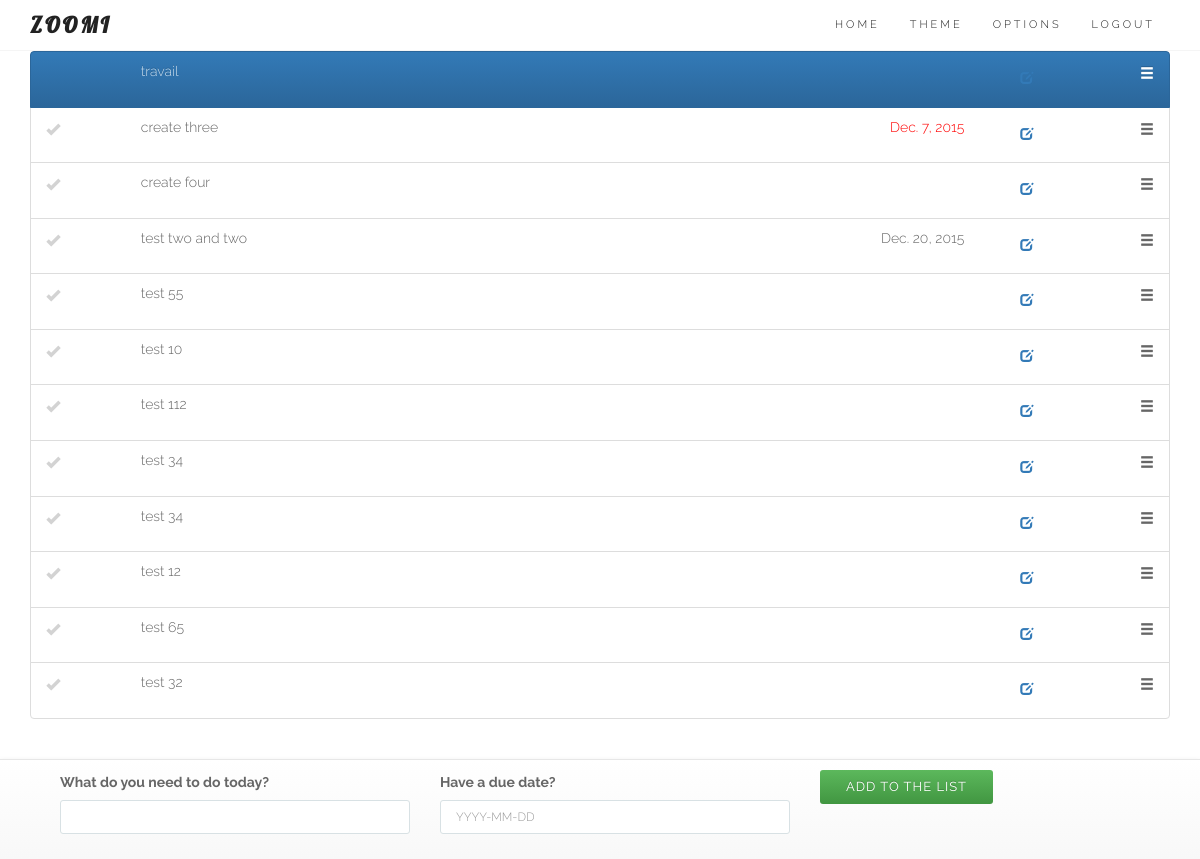
The page /bs/ (signed in) on the database as committed earlier.
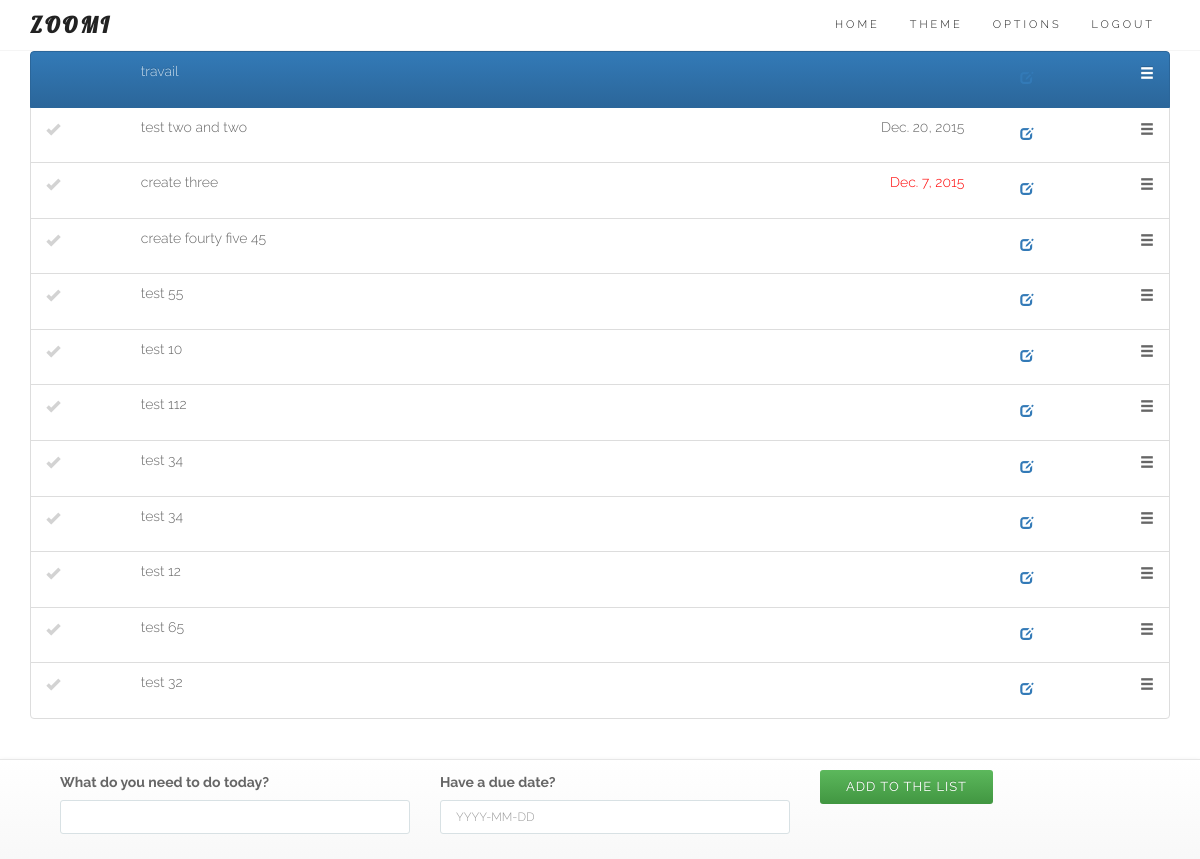
The same page on the database as committed later.
### core/models.py (models this page shows, shortened)
class Entry(models.Model):
	user = models.ForeignKey(User)
	name = models.CharField(max_length=50)
	data = models.CharField(max_length=200, blank=True)
	order = models.IntegerField(default=1000)
	duedate = models.DateField(null=True, blank=True)
	done = models.BooleanField(default=False) # 0 = to do / 1 = completed
	impediment = models.BooleanField(default=False) # 0 = No / 1 = Yes
	transfered = models.BooleanField(default=False) # 0 = No / 1 = Yes = no longer in your List
	assignees = models.ManyToManyField(User, related_name='assignees',blank=True)
	section = models.BooleanField(default=False) # 0 = No / 1 = Yes
	created_at = models.DateTimeField(auto_now_add=True)
	class Meta:
		ordering = ['order']
		verbose_name_plural = "entries"
	def __str__(self):
		return str(self.name)
	def update_modal_entry_url(self):
		return reverse (viewname="entrymodal", args=[self.id])

### core/views.py (the view, shortened to what this page needs)
# urls.py: url(r'^bs/$', login_required(coreviews.EntryListAppendViewBS.as_view()), name='entrylistBS'), # Bootstrap test
class EntryListAppendViewBS(ListAppendView):
	model = coremodels.Entry
	template_name = 'entry/listBS.html'
	context_object_name = 'entry'
	def get_queryset(self):
		return coremodels.Entry.objects.filter(Q(user=self.request.user, transfered=0) | Q(assignees=self.request.user), done=False).order_by('order')

### core/models.py
class EntryCreateForm(ModelForm):
	class Meta:
		model = Entry
		fields = ['name','duedate'] # the form on the homepage
	def __init__(self, *args, **kwargs): # current_business, as parameter (cf Creeam)
		super(EntryCreateForm, self).__init__(*args, **kwargs)
		self.fields['name'].label = "What do you need to do today?"
		self.fields['duedate'].label = "Have a due date?"
		self.fields['duedate'].widget.attrs['placeholder'] = "YYYY-MM-DD"
		self.fields['name'].widget.attrs['autofocus'] = "on"

### core/models.py (called while the page is built)
	def get(self, request, *args, **kwargs):
		self.object_list = self.get_queryset()
		allow_empty = self.get_allow_empty()
		if not allow_empty and len(self.object_list) == 0:
			raise Http404(_(u"Empty list and '%(class_name)s.allow_empty' is False.")
							% {'class_name': self.__class__.__name__})
		self.object = None
		form_class = self.get_form_class()
		form = self.get_form(form_class)
		context = self.get_context_data(object_list=self.object_list, form=form)
		return self.render_to_response(context)

### templates/entry/listBS.html (shortened to what this page needs)
{% extends "base/theme.html" %}
{% load sitegate %}
{% load staticfiles %}
{% block content %}
<link rel="stylesheet" href="{% static "css/zoomi.css" %}">
<section id="services">
	<div class="container">
		<div class="row ">
			<div class="col-lg-12 text-center">
						<ul id="todo_list_BS">
						   	{% for objects in object_list %}
								<li id="entry_{{ objects.id }}" class="list-group-item {% if objects.section == 1 %}active{% endif %}">
								  	<div class="row">
										<div class="col-xs-1 col-sm-1 col-md-1">
								   			<span class="{% if objects.section == 0 %}glyphicon glyphicon-ok entrycheckmark{% endif %} {% if objects.done == 1 %}completed{% else %}todo{% endif %}" onclick="EntryComplete({{ objects.id }})"> </span>
								   		</div>
								   		<div class="col-xs-8 col-sm-6 col-md-6 text-left">
								   			<p class="list-group-item-text">{{ objects }}</p>
								   		</div>
								   		<div class="hidden-xs col-sm-3 col-md-3 text-right">
								   			<p class="list-group-item-text">
										        {% if objects.duedate %}
										            <span class="
										                {% if objects.duedate|timesince >= "1 min" %}
										                overdue
										                {% endif %}
										                ">
										                {{ objects.duedate }}
										            </span>
										        {% endif %}
								   			</p>
									    </div>
								   		<div class="col-xs-1 col-sm-1 col-md-1 text-right">
								   			<button type="button" class="btn btn-link" data-toggle="modal" data-toload="{{ objects.update_modal_entry_url }}" data-backdrop="true" data-target="#editModal">
												<span class="glyphicon glyphicon-edit editor">
								   			</button>
									    </div>
								   		<div class="hidden-xs col-sm-1 col-md-1 text-right">
								   			<span class="glyphicon glyphicon-menu-hamburger selector">
									    </div>
									</div>
								</li>
							{% endfor %}
						</ul>
			</div>
		</div>
	</div>
</section>
{% endblock %}
{% block footer %}
	<footer class="navbar navbar-default navbar-fixed-bottom">
		<div class="container">
			{% include 'entry/create.html' %}
		</div>
	</footer>
{% endblock %}

Rows that differ between the two databases and show on the page:
changed Entry "test two and two": moves up the list
changed Entry: name "create four" → "create fourty five 45"
